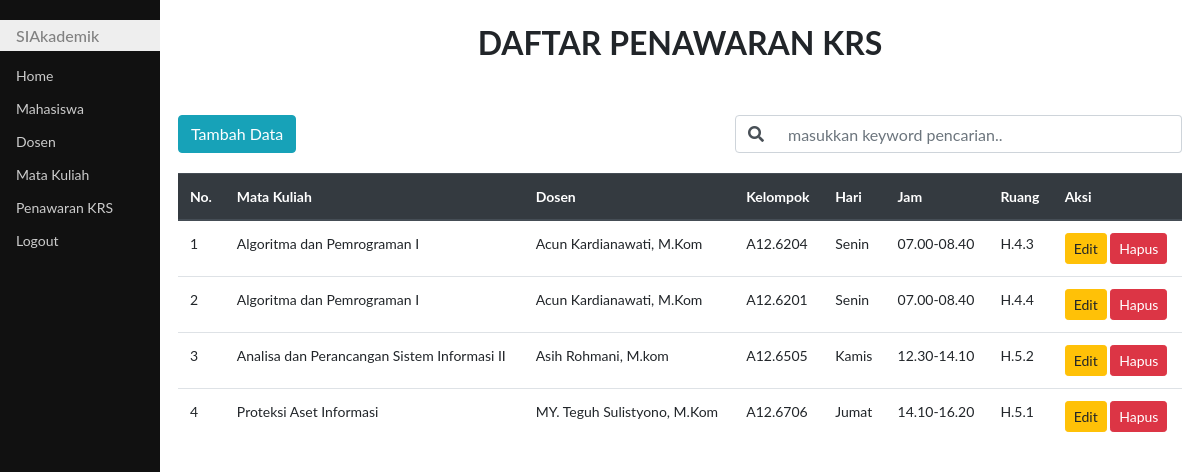
/indexTawar.php, run on the app's committed database.
### tables this page shows
CREATE TABLE `makul` (
  `id_matkul` char(10) NOT NULL,
  `nama_matkul` varchar(50) DEFAULT NULL,
  `sks` int(2) DEFAULT NULL,
  `jenis` char(3) DEFAULT NULL,
  `semester` varchar(10) DEFAULT NULL
);

CREATE TABLE `dosen` (
  `npp` varchar(16) NOT NULL,
  `nama_dosen` char(30) NOT NULL,
  `homebase` varchar(3) NOT NULL
);

CREATE TABLE `kultawar` (
  `idkultawar` int(11) NOT NULL,
  `id_matkul` char(10) DEFAULT NULL,
  `npp` char(16) DEFAULT NULL,
  `klp` varchar(10) NOT NULL,
  `hari` varchar(10) DEFAULT NULL,
  `jamkul` char(11) DEFAULT NULL,
  `ruang` varchar(6) NOT NULL
);

### indexTawar.php (the view, shortened to what this page needs)
<!DOCTYPE html>
<html>
<head>
	<link rel="stylesheet" type="text/css" href="bootstrap/css/bootstrap.css">
	<link rel="stylesheet" type="text/css" href="style.css">
	<link rel="stylesheet" href="https://use.fontawesome.com/releases/v5.7.0/css/all.css">
</head>
<body>
	<?php
	require "koneksi.php";
	if (isset($_POST['cari'])) {
		$cari = $_POST['cari'];
		$sql = "select * from makul as m, dosen as d, kultawar as k
			where k.id_matkul=m.id_matkul and
				  k.npp = d.npp
				  having
				  nama_matkul like'%$cari%' or
				  nama_dosen like '%$cari%'
				  order by m.nama_matkul asc, d.nama_dosen asc";
	} else {
		$sql = "select * from makul as m, dosen as d, kultawar as k
			where k.id_matkul=m.id_matkul and
				  k.npp = d.npp
				  order by m.nama_matkul asc, d.nama_dosen asc";
	}
	$hasil = mysqli_query($koneksi, $sql) or die(mysqli_error($koneksi));
	$kosong = false;
	?>
	<div class="utama">
		<h2 class="text-center mt-4 text-uppercase font-weight-bold">Daftar Penawaran KRS</h2>
		<div class="text-center mb-4"><a href="#" target="_blank"><span class="fas fa-print text-white">&nbsp;Print</span></a></div>
		<div class="mr-2 ml-2">
			<span class="float-left">
				<a class="btn btn-info" href="addTawar.php">Tambah Data</a>
			</span>
			<span class="float-right">
				<form action="" method="post" class="form-inline">
					<div class="input-group mb-3">
						<div class="input-group-prepend">
							<span class="input-group-text bg-white" id="basic-addon1">
								<i class="fas fa-search"></i>
							</span>
						</div>
						<input class="form-control border-left-0 " type="text" name="keyword" size="40" placeholder="masukkan keyword pencarian.." autocomplete="off" id="keyword">
					</div>
				</form>
			</span>
			<br><br>
			<div id="tabel_tawar">
				<table class="table table-hover texr-center mt-3">
					<thead class="thead-dark">
						<tr>
							<th>No.</th>
							<th>Mata Kuliah</th>
							<th>Dosen</th>
							<th>Kelompok</th>
							<th>Hari</th>
							<th>Jam</th>
							<th>Ruang</th>
							<th>Aksi</th>
						</tr>
					</thead>
					<tbody>
						<?php
						if ($kosong) {
						?>
							<tr>
								<th colspan="6">
									<div class="alert alert-info alert-dismissible fade show text-center">
										Data tidak ada
									</div>
								</th>
							</tr>
							<?php
						} else {
							$no = 1;
							while ($row = mysqli_fetch_assoc($hasil)) {
							?>
								<tr>
									<td><?php echo $no ?></td>
									<td><?php echo $row["nama_matkul"] ?></td>
									<td><?php echo $row["nama_dosen"] ?></td>
									<td><?php echo $row["klp"] ?></td>
									<td><?php echo $row["hari"] ?></td>
									<td><?php echo $row["jamkul"] ?></td>
									<td><?php echo $row["ruang"] ?></td>
									<td>
										<a class="btn btn-warning btn-sm" href="editKulTawar.php?kode=<?php echo $row['idkultawar'] ?>">Edit</a>
										<a class="btn btn-danger btn-sm" href="deleteTawar.php?kode=<?php echo $row["idkultawar"] ?>" onclick="return confirm('Yakin dihapus nih?')">Hapus</a>
									</td>
								</tr>
						<?php
								$no++;
							}
						}
						?>
					</tbody>
				</table>
			</div>
		</div>
	</div>
</body>
</html>

### style.css (style rules this page uses)
body { font-family: "Lato", sans-serif; }
.menusamping { height: 100%; width: 160px; position: fixed; z-index: 1; top: 0; left: 0; background-color: #111; overflow-x: hidden; padding-top: 20px; }
.menusamping a { padding: 6px 8px 6px 16px; text-decoration: none; font-size: 14px; color: #ccc; display: block; }
.menusamping h1 { padding: 6px 8px 6px 16px; text-decoration: none; font-size: 16px; color: #818181; background-color: #eee; display: block; }
.utama { margin-left: 160px; font-size: 14px; padding: 0px 10px; }

### data on the page
makul: nama_matkul "Algoritma dan Pemrograman I", dosen.nama_dosen "Acun Kardianawati, M.Kom", kultawar.klp "A12.6204", kultawar.hari "Senin", kultawar.jamkul "07.00-08.40", kultawar.ruang "H.4.3", kultawar.klp "A12.6201", kultawar.ruang "H.4.4"
makul: nama_matkul "Analisa dan Perancangan Sistem Informasi II", dosen.nama_dosen "Asih Rohmani, M.kom", kultawar.klp "A12.6505", kultawar.hari "Kamis", kultawar.jamkul "12.30-14.10", kultawar.ruang "H.5.2"
makul: nama_matkul "Proteksi Aset Informasi", dosen.nama_dosen "MY. Teguh Sulistyono, M.Kom", kultawar.klp "A12.6706", kultawar.hari "Jumat", kultawar.jamkul "14.10-16.20", kultawar.ruang "H.5.1"
